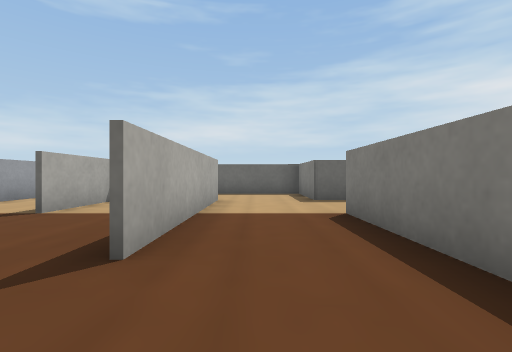
view 1 (above)

24 first-person views from a walk through a Webots world. The camera is 0.06 m above the floor, looks level and sees 85° across. The floor is counted in squares, 0.1 m on a side. Each view is taken from the middle of a square. On the plan, view 1 faces up. The plan holds only what a view shows up to about 9 squares ahead; the rest is blank. The robots in the file are not drawn. Simple shapes and patterns stand in for the simulator's stock objects.

view 2
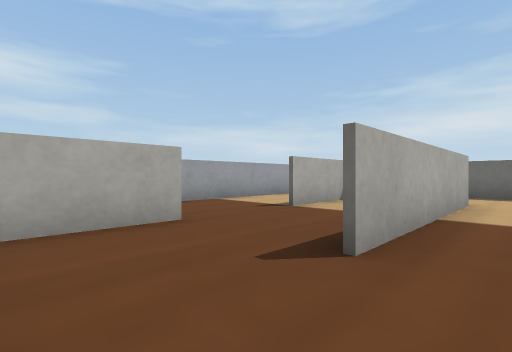

view 3
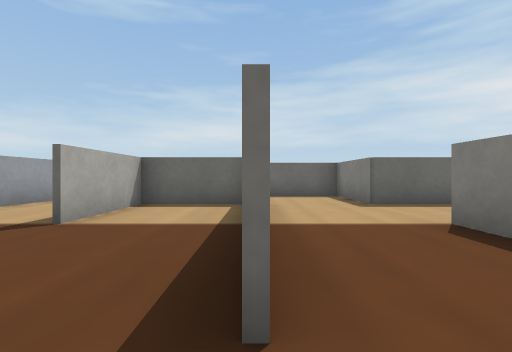

view 4
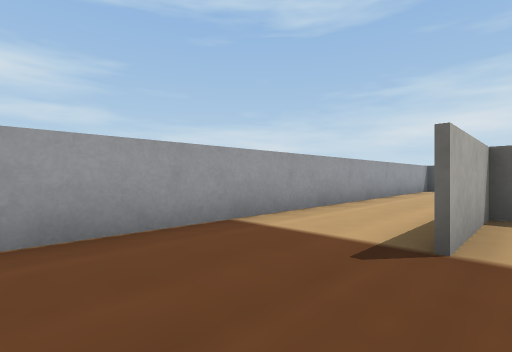

view 5
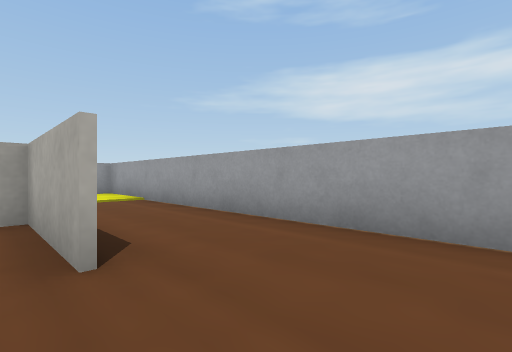

view 6
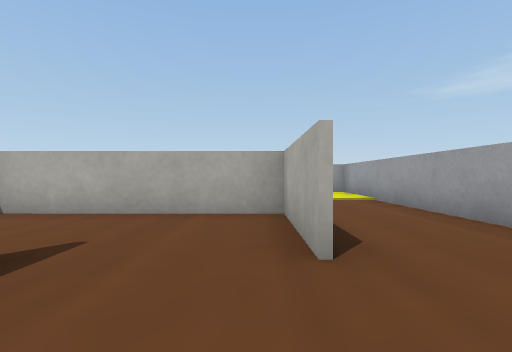

view 7
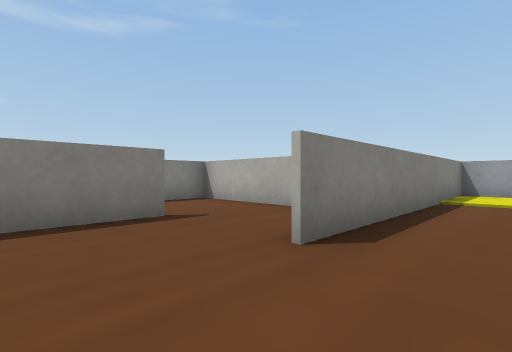

view 8
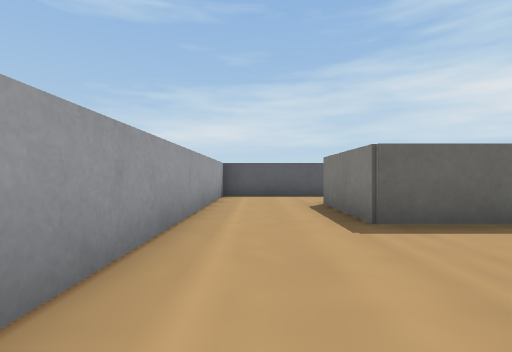

view 9
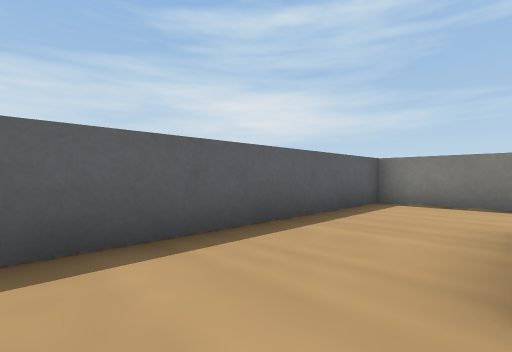

view 10
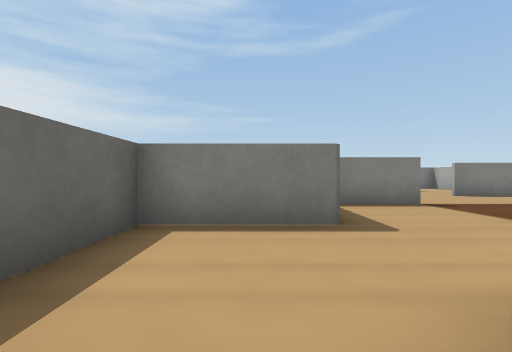

view 11
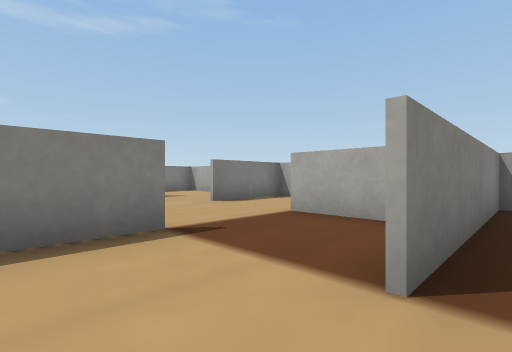

view 12
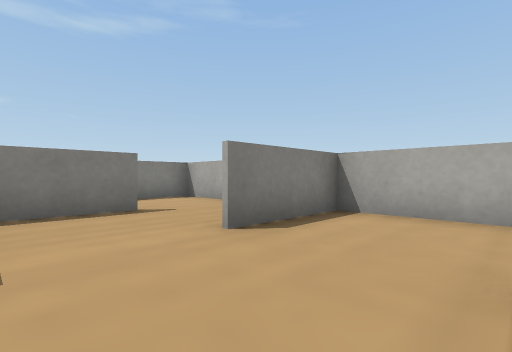

view 13
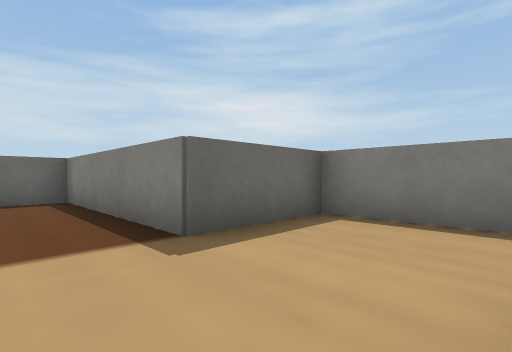

view 14
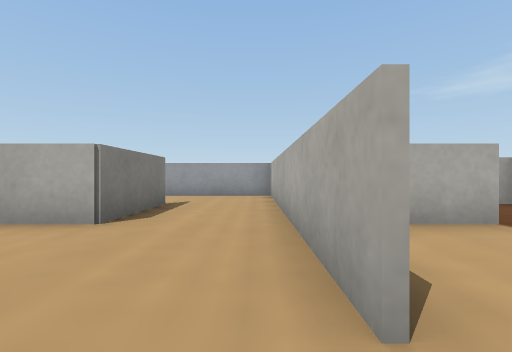

view 15
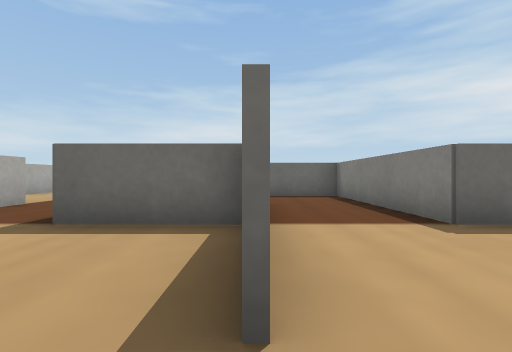

view 16
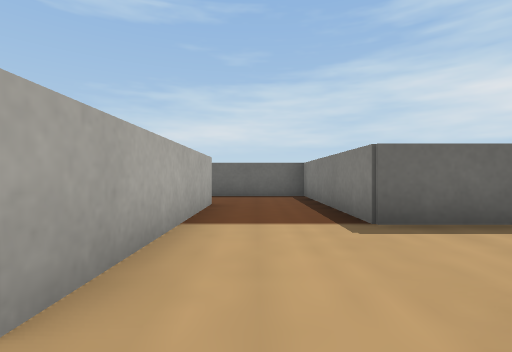

view 17
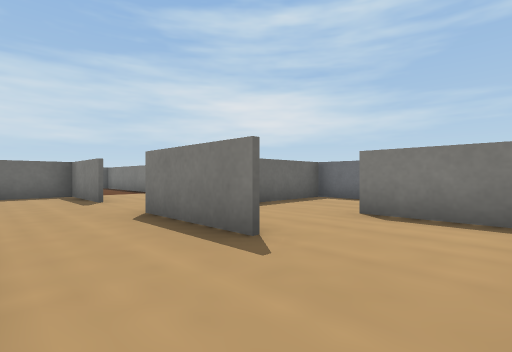

view 18
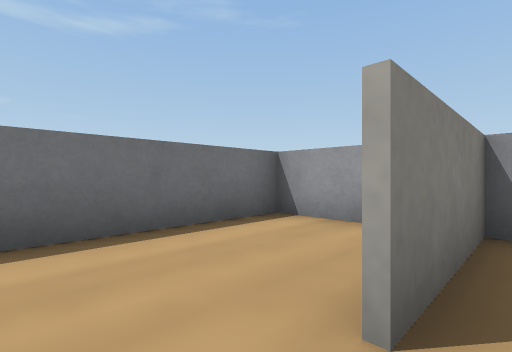

view 19
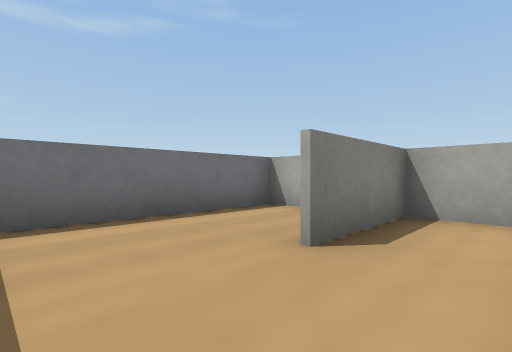

view 20
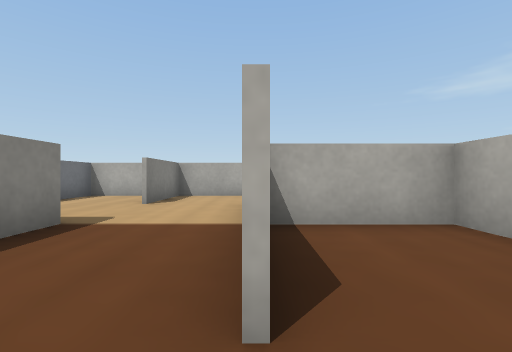

view 21
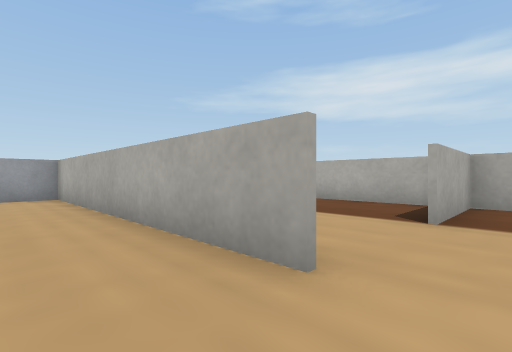

view 22
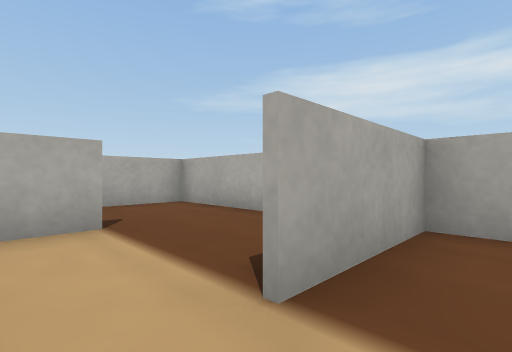

view 23
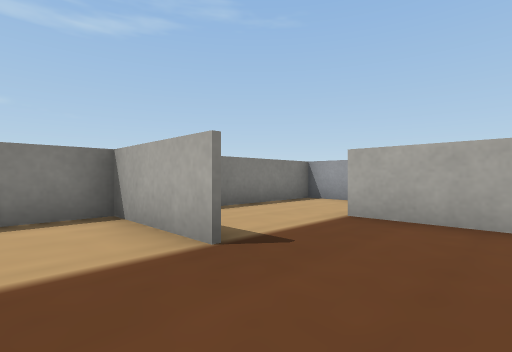

view 24
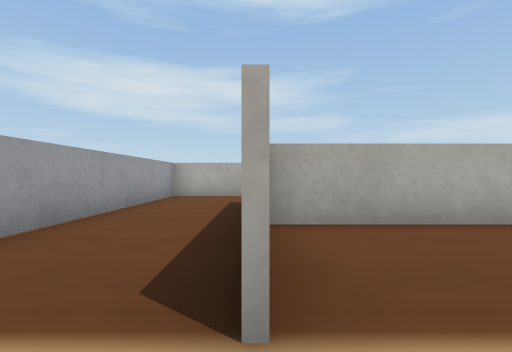

### Floor plan
Key: @ floor where view 1 was taken; # wall or solid block; . floor.
Columns run from 6 left of view 1 to 14 right of it. Each row starts with its distance up from view 1.
 15 #########
 14 #......#
 13 #......#
 12 #.#   .#
 11 #.#    #
 10 #.##   #
  9 #.. ####   ##  ###
  8 #......# ...#  ..#
  7 #.####.####.# ...#
  6 #.#..#....#.#..#.#
  5 #.#..#....#.#..#.#
  4 #....#.#....####. ###
  3 #....#.#.......#....#
  2 #....#.####....#....#
  1 #.#....#....#....#..#
  0 #.#...@#....#....#..#
 -1 #.######..###..######
 -2 #.#    #....#..#....#
 -3 #.#..  ###..#..#....#
 -4 #.#.........#....#..#
 -5 #.#....... .#....#..#
 -6 #########  ##########

Positions as (right, up) in squares from view 1, and headings:
1: (0, 0), facing up
2: (0, 0), facing up-left
3: (-1, 1), facing up
4: (-3, 2), facing up-left
5: (-3, 4), facing down-left
6: (-3, 4), facing down
7: (-5, 4), facing down-right
8: (-5, 6), facing up
9: (-5, 12), facing up-right
10: (-2, 8), facing right
11: (1, 6), facing down-right
12: (4, 4), facing down-right
13: (5, 2), facing up-right
14: (7, 3), facing down
15: (9, 1), facing up
16: (10, 1), facing up
17: (7, -5), facing up-right
18: (11, -2), facing down-right
19: (10, 4), facing down-right
20: (9, 8), facing down
21: (8, 3), facing down-left
22: (5, 3), facing down-left
23: (2, 1), facing down-right
24: (5, -3), facing left
